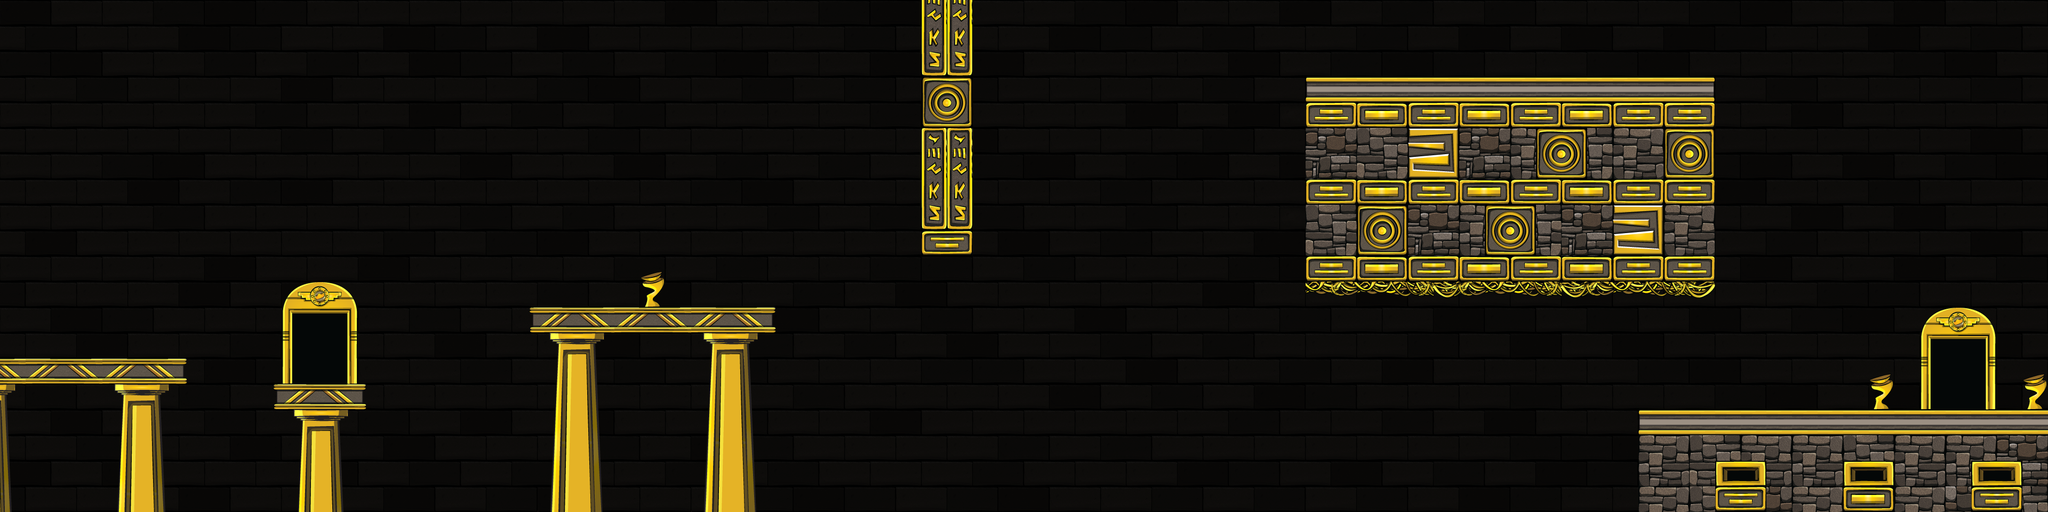

Below is a game level as drawn by its tile map, then a one-line description and the .tmx that defines it (tile-layer data replaced by summaries):
An orthogonal 80x20 tile map with 48x48 px tiles, 3 tile layers (Background, Middle, Foreground) and 75 objects (Door).

<map version="1.0" orientation="orthogonal" width="80" height="20" tilewidth="48" tileheight="48">
 <tileset firstgid="1" name="UkkoMapTiles1" tilewidth="48" tileheight="48">
  <image source="UkkoMapTiles1.png" width="1536" height="1536" />
 </tileset>
 <layer name="Background" width="80" height="20" opacity="0.43">
  <data>[1600 cells, 1392 non-empty, 8 distinct tile ids]</data>
 </layer>
 <layer name="Middle" width="80" height="20">
  <data>[1600 cells, 128 non-empty, 50 distinct tile ids]</data>
 </layer>
 <layer name="Foreground" width="80" height="20">
  <data>[1600 cells, 228 non-empty, 46 distinct tile ids]</data>
 </layer>
 <objectgroup name="Ground" width="80" height="20">
  <object x="3076" y="772" width="767" height="7" />
  <object x="999" y="579" width="451" height="7" />
  <object x="-111" y="674" width="460" height="4" />
  <object x="514" y="722" width="171" height="4" />
  <object x="2447" y="146" width="770" height="5" />
 </objectgroup>
 <objectgroup name="Key" width="80" height="20" />
 <objectgroup name="OneSidedPlatform" width="80" height="20" />
 <objectgroup name="BreakableGround" width="80" height="20" />
 <objectgroup name="Trampoline" width="80" height="20">
  <object x="2568" y="864" />
 </objectgroup>
 <objectgroup name="MonkeyBar" width="80" height="20">
  <object x="2475" y="526" width="706" height="9" />
 </objectgroup>
 <objectgroup name="BrokenPlatform" width="80" height="20" />
 <objectgroup name="Poly" width="80" height="20" />
 <objectgroup name="PlatformSensor" width="80" height="20" />
 <objectgroup name="Wall" width="80" height="20">
  <object x="995" y="580" width="12" height="43" />
  <object x="3076" y="777" width="17" height="191" />
  <object x="3835" y="9" width="8" height="837" />
  <object x="1439" y="582" width="15" height="39" />
  <object x="1009" y="609" width="430" height="13" />
  <object x="339" y="676" width="13" height="42" />
  <object x="508" y="726" width="14" height="40" />
  <object x="677" y="724" width="13" height="42" />
  <object x="3204" y="171" width="10" height="348" />
  <object x="2446" y="149" width="6" height="375" />
  <object x="1730" y="-10" width="94" height="488" />
  <object x="2450" y="510" width="757" height="10" />
  <object x="-12" y="114" width="18" height="816" />
 </objectgroup>
 <objectgroup name="Orb" width="80" height="20">
  <object x="2448" y="96" />
  <object x="2576" y="56">
   <properties>
    <property name="Type" value="100" />
   </properties>
  </object>
  <object x="2696" y="98" />
  <object x="2988" y="60">
   <properties>
    <property name="Type" value="100" />
   </properties>
  </object>
  <object x="3146" y="72" />
  <object x="3322" y="88">
   <properties>
    <property name="Type" value="100" />
   </properties>
  </object>
  <object x="3358" y="182" />
  <object x="3398" y="290">
   <properties>
    <property name="Type" value="100" />
   </properties>
  </object>
  <object x="3412" y="404" />
  <object x="3418" y="526">
   <properties>
    <property name="Type" value="100" />
   </properties>
  </object>
  <object x="3418" y="642" />
  <object x="1108" y="429" />
  <object x="1144" y="465" />
  <object x="1198" y="485" />
  <object x="1303" y="467" />
  <object x="1346" y="426" />
  <object x="1188" y="344">
   <properties>
    <property name="Type" value="100" />
   </properties>
  </object>
  <object x="1258" y="344">
   <properties>
    <property name="Type" value="100" />
   </properties>
  </object>
  <object x="1252" y="485" />
  <object x="2542" y="711" />
  <object x="2590" y="712" />
  <object x="2685" y="711">
   <properties>
    <property name="Type" value="100" />
   </properties>
  </object>
  <object x="2638" y="660">
   <properties>
    <property name="Type" value="100" />
   </properties>
  </object>
  <object x="2638" y="763">
   <properties>
    <property name="Type" value="100" />
   </properties>
  </object>
  <object x="2637" y="712" />
  <object x="2665" y="738" />
  <object x="2661" y="684" />
  <object x="34" y="626" />
  <object x="128" y="610" />
  <object x="206" y="634" />
  <object x="292" y="616" />
 </objectgroup>
 <objectgroup name="WaterfallPlatform" width="80" height="20">
  <object x="816" y="790">
   <properties>
    <property name="Type" value="0" />
   </properties>
  </object>
  <object x="816" y="624">
   <properties>
    <property name="Type" value="0" />
   </properties>
  </object>
  <object x="817" y="452">
   <properties>
    <property name="Type" value="0" />
   </properties>
  </object>
  <object x="818" y="288">
   <properties>
    <property name="Type" value="0" />
   </properties>
  </object>
  <object x="1629" y="385">
   <properties>
    <property name="Type" value="0" />
   </properties>
  </object>
  <object x="1632" y="50">
   <properties>
    <property name="Type" value="0" />
   </properties>
  </object>
  <object x="1967" y="528">
   <properties>
    <property name="Type" value="1" />
   </properties>
  </object>
  <object x="1967" y="720">
   <properties>
    <property name="Type" value="1" />
   </properties>
  </object>
  <object x="1967" y="908">
   <properties>
    <property name="Type" value="1" />
   </properties>
  </object>
  <object x="2254" y="576">
   <properties>
    <property name="Type" value="2" />
   </properties>
  </object>
  <object x="2256" y="194">
   <properties>
    <property name="Type" value="2" />
   </properties>
  </object>
  <object x="2258" y="382">
   <properties>
    <property name="Type" value="2" />
   </properties>
  </object>
  <object x="2256" y="768">
   <properties>
    <property name="Type" value="2" />
   </properties>
  </object>
  <object x="1968" y="336">
   <properties>
    <property name="Type" value="1" />
   </properties>
  </object>
  <object x="1632" y="770">
   <properties>
    <property name="Type" value="0" />
   </properties>
  </object>
 </objectgroup>
 <objectgroup name="Life" width="80" height="20">
  <object x="2831" y="94" />
 </objectgroup>
 <objectgroup name="Doors" width="80" height="20">
  <object name="Door" x="3654" y="766" width="39" height="8">
   <properties>
    <property name="DoorDestination" value="2" />
   </properties>
  </object>
  <object x="580" y="722" width="40" height="10" />
 </objectgroup>
 <objectgroup name="Waterfall" width="80" height="20">
  <object x="3263" y="900" />
  <object x="3505" y="902" />
  <object x="3745" y="902" />
 </objectgroup>
 <objectgroup name="Flame" width="80" height="20">
  <object x="1222" y="506" />
  <object x="3814" y="700" />
  <object x="3526" y="699" />
 </objectgroup>
</map>
